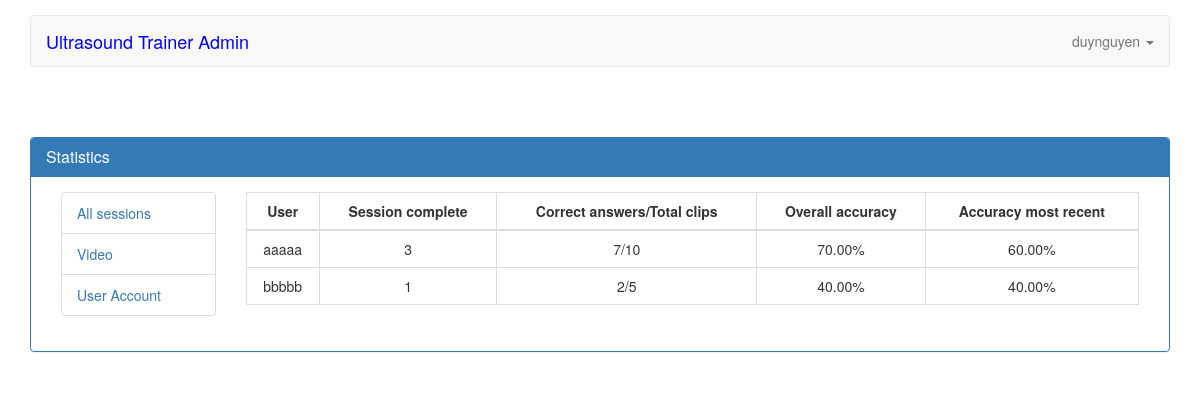
The page /user_account (signed in) on the database as committed earlier.
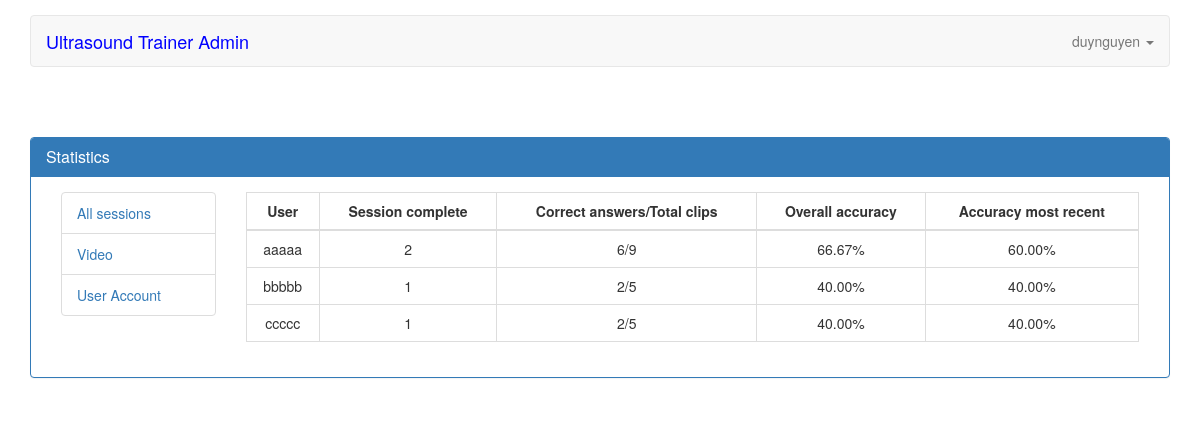
The same page on the database as committed later.
### servey/models.py (models this page shows, shortened)
class UserInfo(models.Model):
    user = models.OneToOneField(User, related_name='user_info', on_delete=models.CASCADE)
    institution = models.TextField(blank=True, null=True, max_length=255)
    training_level =  models.CharField(choices=TRAINING_LEVEL, max_length=255,  blank=True, null=True)
    experience = models.CharField(choices=EXPERIENCE_NUMBER, blank=True, null=True, max_length=255)
    confidence_level = models.CharField(blank=True, choices=CONFIDENCE_LEVEL, max_length=255, null=True)
    created_at = models.DateTimeField(auto_now_add=True)
    updated_at = models.DateTimeField(auto_now=True)
    class Meta:
        verbose_name = 'User Info'
    @property
    def sessions_completed(self):
        return Result.objects.filter(user=self.user_id).count()
    @property
    def get_user(self):
        return self.user
    @property
    def clips_viewed(self):
        context = {}
        total_clips = ResultDetail.objects.filter(result__user=self.user)
        count_question = ResultDetail.objects.filter(result__user=self.user).count()
        context['true'] = 0
        context['false'] = 0
        for query_answer in total_clips:
            video = query_answer.video.answer
            answer_result = query_answer.answer
            if video == answer_result:
                context['true'] += 1
            else:
                context['false'] += 1
        context = {
            "count_question": str(context['true']) + "/" + str(count_question),
            "accuracy": format(Decimal(context['true'] * 100 / count_question), '.2f')
        }
        return context
    @property
    def accuracy_most_recent(self):
        result_users = Result.objects.filter(user=self.user).order_by('-created_at').first()
        return result_users

class ResultDetail(models.Model):
    result = models.ForeignKey(Result, on_delete=models.CASCADE, null=True, related_name='result_detail',)
    video = models.ForeignKey(Video, blank=True, on_delete=models.CASCADE, related_name='video_result')
    answer = models.IntegerField(blank=True)
    created_at = models.DateTimeField(auto_now_add=True)
    updated_at = models.DateTimeField(auto_now=True)

class Video(models.Model):
    ANSWER_CHOICE = (
        (1, 'Normal'),
        (2, 'Moderately reduced',),
        (3, 'Severely reduced',)
    )
    path = models.FileField(blank=True, verbose_name="Upload video (mp4, mkv)", max_length=255, upload_to='videos/', validators=[validate_file_extension])
    title = models.TextField(blank=True, verbose_name="Title question")
    answer = models.IntegerField(choices=ANSWER_CHOICE, default=1)
    created_at = models.DateTimeField(auto_now_add=True)
    updated_at = models.DateTimeField(auto_now=True)

class Result(models.Model):
    user = models.ForeignKey(User, related_name='user_result', on_delete=models.CASCADE)
    date = models.DateTimeField(default=datetime.datetime.utcnow, blank=True)
    close = models.BooleanField(default=False, verbose_name="Test is close?", blank=True)
    training_type = models.CharField(choices=TRAINING_TYPE, blank=True, null=True, max_length=255)
    accuracy = models.CharField(max_length=255, choices=ACCURACY_THRESHOLD, blank=True, null=True)
    created_at = models.DateTimeField(auto_now_add=True)
    updated_at = models.DateTimeField(auto_now=True)
    @property
    def accuracy_count(self):
        context = {}
        check = ResultDetail.objects.filter(result=self.id)
        if check is not None:
            count_question = ResultDetail.objects.filter(result=self.id).count()
            total_answer = ResultDetail.objects.filter(result=self.id)
            context['true'] = 0
            context['false'] = 0
            for query_answer in total_answer:
                video = query_answer.video.answer
                answer_result = query_answer.answer
                if video == answer_result:
                    context['true'] += 1
                else:
                    context['false'] += 1
            accuracy = format(Decimal(context['true'] * 100 / count_question), '.2f')
            return accuracy

### servey/views.py (the view)
@login_required(login_url=settings.LOGIN_URL)
def user_account(request):
    if request.user.is_authenticated:
        users = User.objects.filter(is_superuser=False)
        user_info = UserInfo.objects.filter(user__in=users)
        context = {
            "users": user_info
        }
        return render(request, 'statistical/user_account.html', context)
    else:
        return JsonResponse({"status": False, "messages": "Authentication required"},safe=False)

### templates/statistical/user_account.html
{% extends 'statistical/index.html' %}
{% block main %}
    <div class="col-md-10">
    <div class="table-responsive">
        <table class="table table-bordered table-hover">
            <thead>
            <tr>
                <th class="text-center">User</th>
                <th class="text-center">Session complete</th>
                <th class="text-center">Correct answers/Total clips</th>
                <th class="text-center">Overall accuracy</th>
                <th class="text-center">Accuracy most recent</th>
            </tr>
            </thead>
            <tbody>
                {% for user in users %}
                <tr class="text-center">
                    <td>{{ user.get_user }}</td>
                    <td>{{ user.sessions_completed }}</td>
                    <td>{{ user.clips_viewed.count_question }}</td>
                    <td>{{ user.clips_viewed.accuracy }}%</td>
                    <td>{{ user.accuracy_most_recent.accuracy_count }}%</td>
                </tr>
                {% endfor %}
            </tbody>
        </table>
    </div>
    </div>
{% endblock %}

Rows that differ between the two databases and show on the page:
changed UserInfo "aaaaa": sessions_completed "3" → "2"; clips_viewed.count_question "7/10" → "6/9"; clips_viewed.accuracy "70.00" → "66.67"
added UserInfo: get_user "ccccc", sessions_completed "1", clips_viewed.count_question "2/5", clips_viewed.accuracy "40.00", accuracy_most_recent.accuracy_count "40.00"
